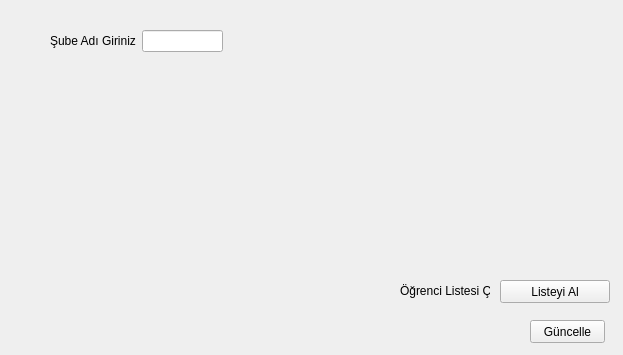
<?xml version="1.0" encoding="UTF-8"?>
<ui version="4.0">
 <class>Form</class>
 <widget class="QWidget" name="Form">
  <property name="geometry">
   <rect>
    <x>0</x>
    <y>0</y>
    <width>623</width>
    <height>355</height>
   </rect>
  </property>
  <property name="windowTitle">
   <string>Şube bilgileri Güncelleme</string>
  </property>
  <widget class="QWidget" name="formLayoutWidget">
   <property name="geometry">
    <rect>
     <x>50</x>
     <y>30</y>
     <width>173</width>
     <height>231</height>
    </rect>
   </property>
   <layout class="QFormLayout" name="formLayout">
    <item row="0" column="0">
     <widget class="QLabel" name="subeadie1">
      <property name="text">
       <string>Şube Adı Giriniz</string>
      </property>
     </widget>
    </item>
    <item row="0" column="1">
     <widget class="QLineEdit" name="subeadi1"/>
    </item>
   </layout>
  </widget>
  <widget class="QPushButton" name="guncelle">
   <property name="geometry">
    <rect>
     <x>530</x>
     <y>320</y>
     <width>75</width>
     <height>23</height>
    </rect>
   </property>
   <property name="text">
    <string>Güncelle</string>
   </property>
  </widget>
  <widget class="QLabel" name="renciListesiEkLabel">
   <property name="geometry">
    <rect>
     <x>400</x>
     <y>280</y>
     <width>90</width>
     <height>22</height>
    </rect>
   </property>
   <property name="text">
    <string>Öğrenci Listesi Çek</string>
   </property>
  </widget>
  <widget class="QPushButton" name="listeal">
   <property name="geometry">
    <rect>
     <x>500</x>
     <y>280</y>
     <width>110</width>
     <height>23</height>
    </rect>
   </property>
   <property name="text">
    <string>Listeyi Al</string>
   </property>
  </widget>
 </widget>
 <resources/>
 <connections/>
</ui>
